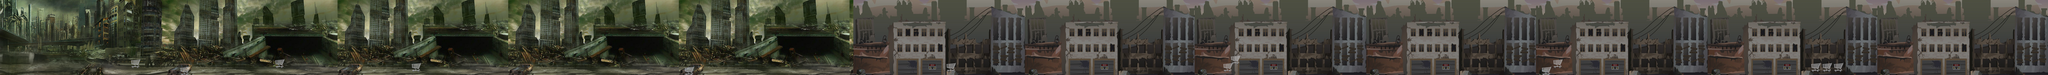

Below is a game level as drawn by its tile map, then a one-line description and the .tmx that defines it (tile-layer data replaced by summaries):
An orthogonal 540x20 tile map with 16x16 px tiles, 2 tile layers (Hintergrund, einkaufswagen), 2 tilesets and 93 objects.

<map version="1.0" tiledversion="1.1.6" orientation="orthogonal" renderorder="right-down" width="540" height="20" tilewidth="16" tileheight="16" infinite="0" nextobjectid="127">
 <tileset firstgid="1" source="Street-2D-Game-Backgrounds4.tsx" />
 <tileset firstgid="5401" source="einkaufswagen-vektor-abbildung-bild_csp19197479.tsx" />
 <layer name="Hintergrund" width="540" height="20">
  <data>[10800 cells, 10800 non-empty, 3580 distinct tile ids]</data>
 </layer>
 <layer name="einkaufswagen" width="540" height="20">
  <data>[10800 cells, 145 non-empty, 12 distinct tile ids]</data>
 </layer>
 <objectgroup name="boden">
  <object id="5" x="-4" y="306" width="8644" height="21" />
  <object id="9" x="-8" y="-2" width="7" height="329" />
  <object id="10" x="8638" y="0" width="7" height="326" />
  <object id="11" x="-8" y="-6" width="8654" height="5" />
 </objectgroup>
 <objectgroup name="einkaufwagen">
  <object id="12" x="762.667" y="288.667" width="36.3333" height="30.3333" />
  <object id="13" x="1737" y="273.667" width="35.3333" height="32.6667" />
  <object id="14" x="2889.67" y="290" width="33.6667" height="29.6667" />
  <object id="15" x="3993.67" y="273.667" width="35.3333" height="31" />
  <object id="16" x="5161.67" y="273.333" width="36.3333" height="32.3333" />
  <object id="17" x="6505.67" y="289.667" width="34.6667" height="30" />
  <object id="18" x="7641.33" y="273.333" width="130.333" height="33" />
 </objectgroup>
 <objectgroup name="Coins">
  <object id="21" x="852" y="194" width="12" height="14" />
  <object id="22" x="1280" y="258" width="12" height="13" />
  <object id="23" x="1775" y="241" width="13" height="13" />
  <object id="24" x="1799" y="231" width="11" height="12" />
  <object id="25" x="1817.5" y="217" width="11" height="12" />
  <object id="26" x="1842.5" y="208" width="11" height="12" />
  <object id="27" x="1870.5" y="212" width="11" height="12" />
  <object id="28" x="2527.5" y="275" width="11" height="12" />
  <object id="29" x="2589.5" y="279" width="11" height="12" />
  <object id="30" x="2656.5" y="290" width="11" height="12" />
  <object id="32" x="2849.5" y="251" width="11" height="12" />
  <object id="33" x="2902.5" y="235" width="11" height="12" />
  <object id="34" x="2947.5" y="225" width="11" height="12" />
  <object id="35" x="2970.5" y="223" width="11" height="12" />
  <object id="36" x="2990.5" y="223" width="11" height="12" />
  <object id="38" x="3014.5" y="223" width="11" height="12" />
  <object id="39" x="3151.5" y="283" width="11" height="12" />
  <object id="40" x="3655.5" y="289" width="11" height="12" />
  <object id="41" x="3691.5" y="289" width="11" height="12" />
  <object id="42" x="3740.5" y="287" width="11" height="12" />
  <object id="43" x="3772.5" y="284" width="11" height="12" />
  <object id="44" x="3995.5" y="250" width="11" height="12" />
  <object id="45" x="4032.5" y="238" width="11" height="12" />
  <object id="46" x="4079.5" y="222" width="11" height="12" />
  <object id="47" x="4104.5" y="233" width="11" height="12" />
  <object id="48" x="4141.5" y="258" width="11" height="12" />
  <object id="49" x="4176.5" y="282" width="11" height="12" />
  <object id="50" x="4555.5" y="292" width="11" height="12" />
  <object id="51" x="4599.5" y="288" width="11" height="12" />
  <object id="52" x="4635.5" y="288" width="11" height="12" />
  <object id="53" x="4683.5" y="291" width="11" height="12" />
  <object id="54" x="5164.5" y="254" width="11" height="12" />
  <object id="55" x="5195.5" y="244" width="11" height="12" />
  <object id="56" x="5226.5" y="238" width="11" height="12" />
  <object id="57" x="5268.5" y="233" width="11" height="12" />
  <object id="58" x="5296.5" y="233" width="11" height="12" />
  <object id="59" x="5323.5" y="241" width="11" height="12" />
  <object id="60" x="5348.5" y="271" width="11" height="12" />
  <object id="61" x="5389.5" y="284" width="11" height="12" />
  <object id="63" x="5832.5" y="267" width="11" height="12" />
  <object id="64" x="5854.5" y="259" width="11" height="12" />
  <object id="65" x="5880.5" y="249" width="11" height="12" />
  <object id="66" x="5911.5" y="252" width="11" height="12" />
  <object id="67" x="5945.5" y="266" width="11" height="12" />
  <object id="68" x="5974.5" y="275" width="11" height="12" />
  <object id="69" x="6526.5" y="264" width="11" height="12" />
  <object id="70" x="6550.5" y="249" width="11" height="12" />
  <object id="71" x="6574.5" y="242" width="11" height="12" />
  <object id="72" x="6611.5" y="242" width="11" height="12" />
  <object id="73" x="6647.5" y="253" width="11" height="12" />
  <object id="74" x="6674.5" y="268" width="11" height="12" />
  <object id="75" x="7488.5" y="289" width="11" height="12" />
  <object id="76" x="7518.5" y="290" width="11" height="12" />
  <object id="77" x="7556.5" y="292" width="11" height="12" />
  <object id="78" x="7597.5" y="289" width="11" height="12" />
  <object id="79" x="7622.5" y="265" width="11" height="12" />
  <object id="80" x="7648.5" y="251" width="11" height="12" />
  <object id="81" x="7673.5" y="243" width="11" height="12" />
  <object id="82" x="7714.5" y="237" width="11" height="12" />
  <object id="83" x="7751.5" y="234" width="11" height="12" />
  <object id="84" x="7856.5" y="236" width="11" height="12" />
  <object id="85" x="7805.5" y="233" width="11" height="12" />
  <object id="86" x="7776.5" y="235" width="11" height="12" />
  <object id="87" x="7891.5" y="267" width="11" height="12" />
  <object id="88" x="7978.5" y="278" width="11" height="12" />
 </objectgroup>
 <objectgroup name="Obdachlose">
  <object id="110" x="971.667" y="268.333" width="8" height="36" />
  <object id="111" x="1259.33" y="269.333" width="8" height="36" />
  <object id="112" x="3222" y="269.333" width="8" height="36" />
  <object id="113" x="3448.67" y="270" width="8" height="36" />
  <object id="114" x="3333.33" y="268" width="8" height="36" />
  <object id="115" x="4312" y="268" width="8" height="36" />
  <object id="116" x="4432.67" y="270" width="8" height="36" />
  <object id="117" x="4618.67" y="269.333" width="8" height="36" />
  <object id="118" x="4474" y="267.333" width="8" height="36" />
  <object id="119" x="5264" y="268.667" width="8" height="36" />
  <object id="120" x="6161.33" y="268.667" width="8" height="36" />
  <object id="121" x="7071.33" y="268.667" width="8" height="36" />
  <object id="122" x="7106" y="268.667" width="8" height="36" />
  <object id="123" x="7156.67" y="268.667" width="8" height="36" />
  <object id="124" x="7214" y="270" width="8" height="36" />
  <object id="125" x="7817.33" y="270.667" width="8" height="36" />
 </objectgroup>
 <objectgroup name="MonsterWurm">
  <object id="126" x="8517.33" y="228" width="70" height="66" />
 </objectgroup>
</map>